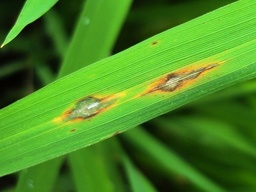
#> input picture image/leaf2.jpg, 256 x 192 px, shrunk from 640 x 481 before the run
$ python Morfologi.py
#> lines starting #> are read from the running program, lines starting #| are printed output that depends on the picture; after the words box and inside, x2 and y2 are one past the last pixel; in counts of white or black regions, pixels touching at a corner belong together
#> further down, img is the input picture: PIL image 256x192 RGB; mean R, G, B 73.3, 134.9, 33.9
### program/pcd.py
import numpy as np

def rgb2Gray(img):
    r = img[:,:,0]
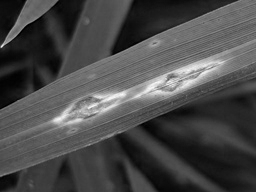
#> r: shape (192, 256); min 0, max 250, mean 73.3
    g = img[:,:,1]
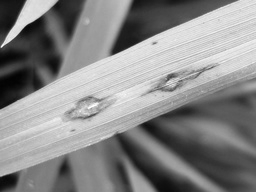
#> g: shape (192, 256); min 2, max 255, mean 134.9
    b = img[:,:,2]
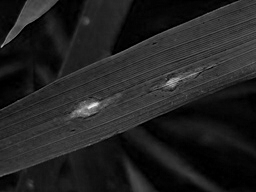
#> b: shape (192, 256); min 0, max 241, mean 33.9
    gray = 0.21 * r + 0.71 * g + 0.07 *b
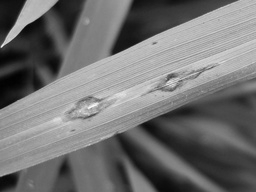
#> gray: shape (192, 256) float64; min 1.84, max 249.2, mean 113.6
    return np.uint8(gray);

# [39 lines left out: functions negative, logTransformations, powerLawTransformation, contrastStretching, not called in this run]

def biner(img, x1, y1, x2, y2):
#> called with x1 = 127, y1 = 0, x2 = 127, y2 = 255
    image = img
    [m, n] = np.shape(image)
#> m = 192; n = 256

    for i in range(0, m):
        for j in range(0, n):
            if (np.logical_and(image[i, j] > 0, image[i, j] < x1)):
                image[i, j] = 0
            elif (np.logical_and(image[i, j] > x1, image[i, j] < y2)):
                image[i, j] = 255
    return image

# [10 lines left out: function grayLevelSlicing, not called in this run]

def substraction(img1, img2):
    new = np.subtract(img1, img2)
    return new

def bitwiseAnd(img1, img2):
    new = np.bitwise_and(img1, img2)
    return new

def bitwiseOr(img1, img2):
    new = np.bitwise_or(img1, img2)
    return new

def bitwiseXOR(img1, img2):
    new = np.bitwise_xor(img1, img2)
    return new

# [38 lines left out: functions bitPlaneSlicing, dilation, not called in this run]


def erotion (img, num):
#> called with num = 3
    disk = np.shape(se(num))[0]

    [m, n] = np.shape(img)
#> m = 192; n = 256
    new = np.zeros((m, n))

    temp = np.zeros((m + (num * 2), n + (num * 2)))
    temp[num:-num, num:-num] = img

    [a, b] = np.shape(temp)
#> a = 198; b = 262

    temp[num:-num, 0:num - 1] = img[:, 0:num - 1]
    temp[0:num - 1, num:-num] = img[0:num - 1, :]
    temp[num:-num, b - num] = img[:, n - 1]
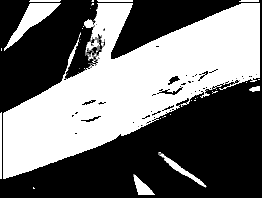
#> temp: shape (198, 262) float64; min 0, max 255, mean 112.2
    temp[a - num, num:-num] = img[m - 1, :]
#> temp: shape (198, 262) float64; 0.03% of pixels changed, all inside (x1, y1, x2, y2) = (138, 195, 155, 196)

    for i in range(0, m):
        for j in range(0, n):
            new[i, j] = fit(temp[i:i + disk, j:j + disk], num)
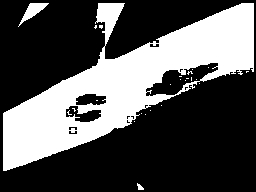
#> new: shape (192, 256) float64; 32.8% white; 25 white regions (22 under 20 px), largest, box (x1, y1, x2, y2) and area: (3, 3, 254, 171) 15746, (18, 3, 49, 27) 252, (137, 183, 144, 190) 29
    return new;

# [8 lines left out: function hit, not called in this run]

def fit (img, num):
    kernel = se(num)
    out = 0

    temp = kernel + img
    if (np.min(temp) == 255):
        out = 255
    return out

def se(radius):
    L = np.arange(-radius, radius + 1)
    X, Y = np.meshgrid(L, L)

    [m, n] = np.shape(X)
    new = np.zeros((m, n))

    for i in range (0, m):
        for j in range (0, n):
            if((X[i, j] ** 2 + Y[i, j] ** 2) <= radius ** 2):
                new[i, j] = 255

    return new

### program/Morfologi.py
import matplotlib.pyplot as plt
import program.pcd as pcd
import numpy as np
import PIL

# img = plt.imread('../image/koin.png')
img = PIL.Image.open('../image/leaf2.jpg')

arr = np.array(img)
newImg = pcd.rgb2Gray(arr)

# newImg = pcd.logTransformations(newImg, 1.3)
newImg = pcd.biner(newImg, 127, 0, 127, 255)


# temp = pcd.dilation(newImg, 3)
# temp = pcd.dilation(temp, 1)
# temp = pcd.dilation(temp, 1)
temp = pcd.erotion(newImg, 3)
temp = pcd.erotion(temp, 3)
#> call 2 of erotion, with num = 3
#> in erotion (call 2), `temp[num:-num, num:-num] = img`: temp: shape (198, 262) float64; 31% white; 25 white regions (22 under 20 px), largest, box (x1, y1, x2, y2) and area: (6, 6, 257, 174) 15746, (21, 6, 52, 30) 252, (140, 186, 147, 193) 29
#> after the loop in erotion (call 2), `for i in range(0, m):`:
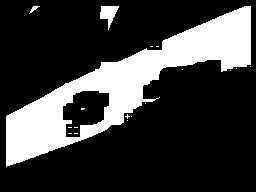
#> new: shape (192, 256) float64; 23.5% white; 18 white regions (15 under 20 px), largest, box (x1, y1, x2, y2) and area: (6, 6, 251, 167) 11221, (100, 6, 119, 30) 238, (29, 6, 40, 14) 32


f = plt.figure()
f.add_subplot(1,2, 1)
plt.title("Original")
plt.imshow(newImg, cmap = plt.get_cmap('gray'))
f.add_subplot(1,2, 2)
plt.title("Gray")
plt.imshow(temp, cmap = plt.get_cmap('gray'))
plt.show();

$ run again, with image/koin.png saved as image/leaf2.jpg
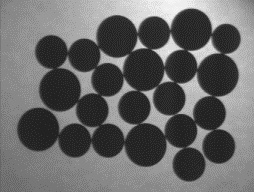
#> input picture image/koin.png, 254 x 192 px
#> img is the input picture: PIL image 254x192 RGB; min 26, max 249, mean 102.5
#> after the loop in erotion, `for i in range(0, m):`:
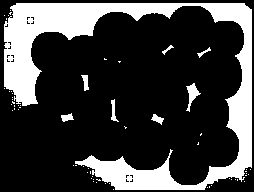
#> new: shape (192, 254) float64; 24.6% white; 62 white regions (54 under 20 px), largest, box (x1, y1, x2, y2) and area: (4, 3, 252, 190) 11335, (186, 83, 201, 112) 171, (111, 99, 119, 122) 80
#> after the loop in erotion (call 2), `for i in range(0, m):`:
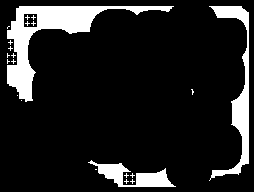
#> new: shape (192, 254) float64; 12.9% white; 22 white regions (19 under 20 px), largest, box (x1, y1, x2, y2) and area: (7, 6, 174, 102) 3454, (209, 6, 249, 181) 1744, (88, 160, 176, 187) 967

$ run again, with image/leaf1.jpg copied over image/leaf2.jpg
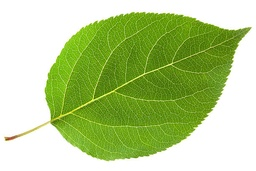
#> input picture image/leaf1.jpg, 256 x 171 px, shrunk from 612 x 408 before the run
#> img is the input picture: PIL image 256x171 RGB; mean R, G, B 181.7, 205.6, 141.1
#> after the loop in erotion, `for i in range(0, m):`:
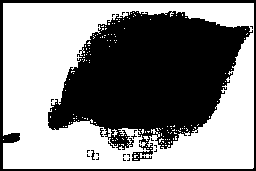
#> new: shape (171, 256) float64; 53.3% white; 21 black regions (18 under 20 px), largest, box (x1, y1, x2, y2) and area: (48, 11, 253, 161) 18081, (0, 0, 256, 171) 2255, (91, 150, 95, 160) 20
#> after the loop in erotion (call 2), `for i in range(0, m):`:
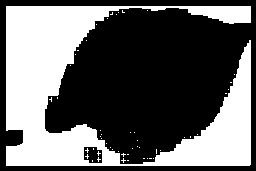
#> new: shape (171, 256) float64; 39.2% white; 51 white regions (50 under 20 px), largest, box (x1, y1, x2, y2) and area: (6, 6, 251, 166) 17041

$ run again, with image/bunga.jpg copied over image/leaf2.jpg
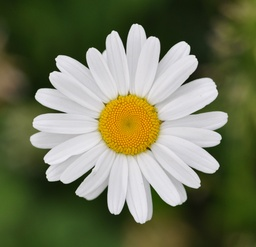
#> input picture image/bunga.jpg, 256 x 247 px, shrunk from 2613 x 2517 before the run
#> img is the input picture: PIL image 256x247 RGB; mean R, G, B 113.7, 118.4, 89.3
#> temp: shape (253, 262) float64; 26.9% white; 81 white regions (79 under 20 px), largest, box (x1, y1, x2, y2) and area: (37, 31, 228, 223) 17411, (119, 118, 143, 142) 232
#> after the loop in erotion (call 2), `for i in range(0, m):`:
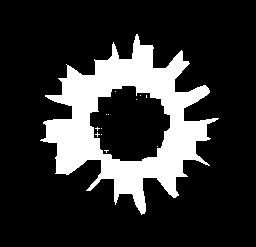
#> new: shape (247, 256) float64; 19.2% white; 13 white regions (12 under 20 px), largest, box (x1, y1, x2, y2) and area: (40, 34, 219, 215) 12102
